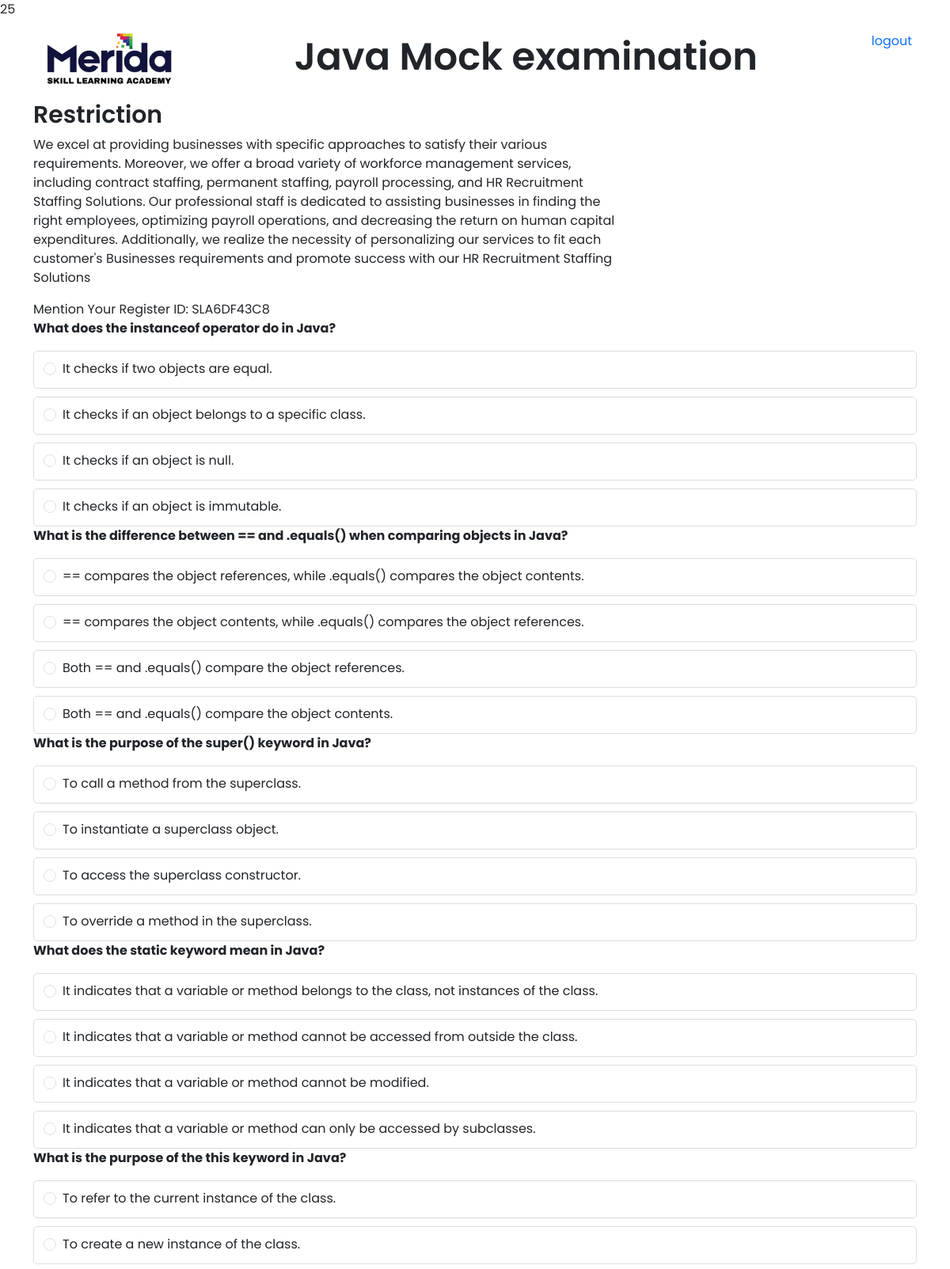
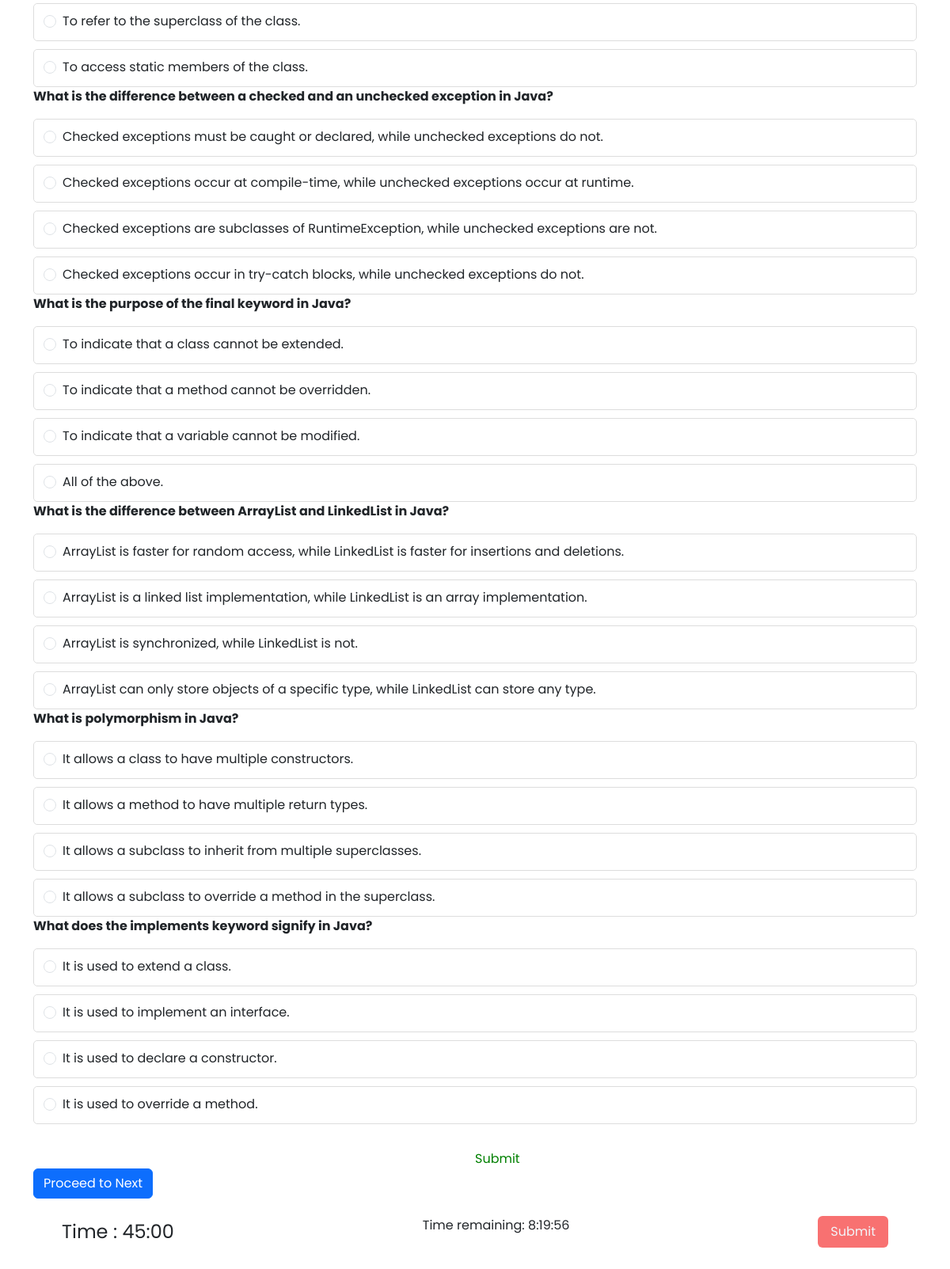
Screenshot of /mcq_question/Java/intermediate (signed in) with the database file from the repository (2 pictures, top to bottom).
### mockapp/models.py (models this page shows, shortened)
class add_subjects(models.Model):
    subject= models.CharField(max_length=200,default=" ")
    sub_image=models.ImageField(upload_to='subject_images/', default=" ")

class Mcq_questions(models.Model):
    subject= models.ForeignKey(add_subjects,max_length=200,blank=True,on_delete=models.CASCADE)
    testlevel = models.CharField(max_length=500,choices=testlevel,blank=True)
    question=models.CharField(max_length=1000,default=None)
    optionA=models.CharField(max_length=1000)
    optionB=models.CharField(max_length=1000)
    optionC=models.CharField(max_length=1000)
    optionD=models.CharField(max_length=1000)
    answer=models.CharField(max_length=1000)

### mockapp/views.py (the view)
# urls.py: path('mcq_question/<subject>/<testlevel>',views.mcq_question,name="mcq_question"),
def mcq_question(request, subject, testlevel):
    user = request.session.get('user_name')
    loged_in = user_register.objects.get(name=user)
    if loged_in.loged_in == True:
        try:
            sub = add_subjects.objects.get(subject=subject)
            data = Mcq_questions.objects.filter(testlevel=testlevel, subject=sub.pk)
            regi = request.session.get('register_id')
            mcq_allow = QuestionsAllow.objects.filter(Q(tl=testlevel) & Q(sub=sub.pk))
            count = ""
            if mcq_allow:
                for i in mcq_allow:
                    count += str(i.no_of_questions)
            else:
                count = 0
            c = int(count) + 1
            que = {
                'data': data,
                'subject': subject,
                'testlevel': testlevel,
                'regi': regi,
                "count": c
            }
            if not data.exists():
                return render(request, 'noquestions.html', {'subject': subject.capitalize()})
            print(data)
            return render(request, 'Questionpaper.html', que)
        except LookupError:
            print(f"Model '{subject.capitalize()}' does not exist.")
            return render(request, 'modelnotfound.html', {'subject': subject.capitalize()})
    else:
        return render(request, '404.html')

### templates/Questionpaper.html (shortened to what this page needs)
<!DOCTYPE html>
<html lang="en">
    <head>
        <script src="https://cdn.tailwindcss.com"></script>
        <link
          href="https://cdn.jsdelivr.net/npm/bootstrap@5.3.2/dist/css/bootstrap.min.css"
          rel="stylesheet"
        />
        <link href="https://cdn.jsdelivr.net/npm/bootstrap@5.3.0-alpha3/dist/css/bootstrap.min.css" rel="stylesheet"
>
            <link rel="stylesheet" href="https://cdnjs.cloudflare.com/ajax/libs/codemirror/5.62.0/codemirror.min.css">
    <link rel="stylesheet" href="https://cdnjs.cloudflare.com/ajax/libs/codemirror/5.62.0/codemirror.min.css">
    <link rel="stylesheet" href="https://cdnjs.cloudflare.com/ajax/libs/codemirror/5.62.0/theme/dracula.min.css">
    {% load static %}
    <link rel="stylesheet" href="{% static 'css/stylee.css' %}">
      </head>
  <body>
    <div class="px-5 flex py-3">
      <img class="w-[180px]" src="{% static 'images/skill learning logo-04.jpg' %}" alt="" />
      <h1 class="mx-auto w-fit text-5xl my-2 fw-semibold ">{{subject}} Mock examination</h1>
      <a href="{% url 'logoutt' %}">logout</a>
    </div>
    <div id="restictions" class="scrolling-list-container container-lg h-[75vh] overflow-y-scroll mx-auto">
      <h2 class="fw-semibold text-3xl">Restriction</h2>
      <p class="lg:w-4/6">
        We excel at providing businesses with specific approaches to satisfy
        their various requirements. Moreover, we offer a broad variety of
        workforce management services, including contract staffing, permanent
        staffing, payroll processing, and HR Recruitment Staffing Solutions. Our
        professional staff is dedicated to assisting businesses in finding the
        right employees, optimizing payroll operations, and decreasing the
        return on human capital expenditures. Additionally, we realize the
        necessity of personalizing our services to fit each customer's
        Businesses requirements and promote success with our HR Recruitment
        Staffing Solutions
      </p>
<div class="row">
  <form id="quiz-form">
    <label for="register">Mention Your Register ID:</label>
    <input type="text" id="register" name="name" required minlength="4" maxlength="8" size="10"  value="{{regi}}"/>
      {% for q in data %}
      {% if forloop.counter < count %}
      <div class="col-12">
          <p class="fw-bold">{{ q.question }}</p>
          <div>
              <label for="one" class="box first">
                  <div class="course">
                      <div class="form-check">
                          <input class="form-check-input" type="radio" name="{{ q.id }}" id="flexRadioDefault1"
                              value="{{ q.optionA }}">
                          <label class="form-check-label" for="flexRadioDefault1">{{ q.optionA }}</label>
                      </div>
                  </div>
              </label>
              <label for="two" class="box second">
                  <div class="form-check">
                      <input class="form-check-input" type="radio" name="{{ q.id }}" id="flexRadioDefault1"
                          value="{{ q.optionB }}">
                      <label class="form-check-label" for="flexRadioDefault1">{{ q.optionB }}</label>
                  </div>
              </label>
              <label for="three" class="box third">
                  <div class="form-check">
                      <input class="form-check-input" type="radio" name="{{ q.id }}" id="flexRadioDefault1"
                          value="{{ q.optionC }}">
                      <label class="form-check-label" for="flexRadioDefault1">{{ q.optionC }}</label>
                  </div>
              </label>
              <label for="four" class="box forth">
                  <div class="form-check">
                      <input class="form-check-input" type="radio" name="{{ q.id }}" id="flexRadioDefault1"
                          value="{{ q.optionD }}">
                      <label class="form-check-label" for="flexRadioDefault1">{{ q.optionD }}</label>
                  </div>
              </label>
          </div>
      </div>
      {% endif %}
      {% endfor %}
      <button type="submit" class="Submit-btn">Submit</button>
      <a href="/code" class="btn btn-primary">Proceed to Next</a>
  </form>
</div>
    </div>
    <article class="flex justify-content-between align-items-center py-3 px-5 container-lg">
      <div class="text-2xl">Time : 45:00</div>
      <p id="countdown">Time remaining:</p>
      <button class="p-2 px-3 bg-red-400 text-slate-100 rounded">Submit</button>
    </article>
  </body>
</html>

### static/css/stylee.css (style rules this page uses)
body { font-family: 'Poppins', sans-serif; margin: 0; background-repeat: no-repeat; background-position: center bottom; background-size: cover; }
a { cursor: pointer; text-decoration: none; font-family: 'Poppins', sans-serif; }
.Submit-btn { color: green; margin-top: 2rem; margin-left: 50%; margin-right: 50%; width: fit-content; }
label.box { display: flex; margin-top: 10px; padding: 10px 12px; border-radius: 5px; cursor: pointer; border: 1px solid #ddd }
label.box .course { display: flex; align-items: center; width: 100% }

### rows the page displays
add_subjects: subject "Java"
Mcq_questions: question "What does the instanceof operator do in Java?", optionA "It checks if two objects are equal.", optionB "It checks if an object belongs to a specific class.", optionC "It checks if an object is null.", optionD "It checks if an object is immutable."
Mcq_questions: question "What is the difference between == and .equals() when comparing objects in Java?", optionA "== compares the object references, while .equals() compares the object contents.", optionB "== compares the object contents, while .equals() compares the object references.", optionC "Both == and .equals() compare the object references.", optionD "Both == and .equals() compare the object contents."
Mcq_questions: question "What is the purpose of the super() keyword in Java?", optionA "To call a method from the superclass.", optionB "To instantiate a superclass object.", optionC "To access the superclass constructor.", optionD "To override a method in the superclass."
Mcq_questions: question "What does the static keyword mean in Java?", optionA "It indicates that a variable or method belongs to the class, not instances of the class.", optionB "It indicates that a variable or method cannot be accessed from outside the class.", optionC "It indicates that a variable or method cannot be modified.", optionD "It indicates that a variable or method can only be accessed by subclasses."
Mcq_questions: question "What is the purpose of the this keyword in Java?", optionA "To refer to the current instance of the class.", optionB "To create a new instance of the class.", optionC "To refer to the superclass of the class.", optionD "To access static members of the class."
Mcq_questions: question "What is the difference between a checked and an unchecked exception in Java?", optionA "Checked exceptions must be caught or declared, while unchecked exceptions do not.", optionB "Checked exceptions occur at compile-time, while unchecked exceptions occur at runtime.", optionC "Checked exceptions are subclasses of RuntimeException, while unchecked exceptions are not.", optionD "Checked exceptions occur in try-catch blocks, while unchecked exceptions do not."
Mcq_questions: question "What is the purpose of the final keyword in Java?", optionA "To indicate that a class cannot be extended.", optionB "To indicate that a method cannot be overridden.", optionC "To indicate that a variable cannot be modified.", optionD "All of the above."
Mcq_questions: question "What is the difference between ArrayList and LinkedList in Java?", optionA "ArrayList is faster for random access, while LinkedList is faster for insertions and deletions.", optionB "ArrayList is a linked list implementation, while LinkedList is an array implementation.", optionC "ArrayList is synchronized, while LinkedList is not.", optionD "ArrayList can only store objects of a specific type, while LinkedList can store any type."
Mcq_questions: question "What is polymorphism in Java?", optionA "It allows a class to have multiple constructors.", optionB "It allows a method to have multiple return types.", optionC "It allows a subclass to inherit from multiple superclasses.", optionD "It allows a subclass to override a method in the superclass."
Mcq_questions: question "What does the implements keyword signify in Java?", optionA "It is used to extend a class.", optionB "It is used to implement an interface.", optionC "It is used to declare a constructor.", optionD "It is used to override a method."
